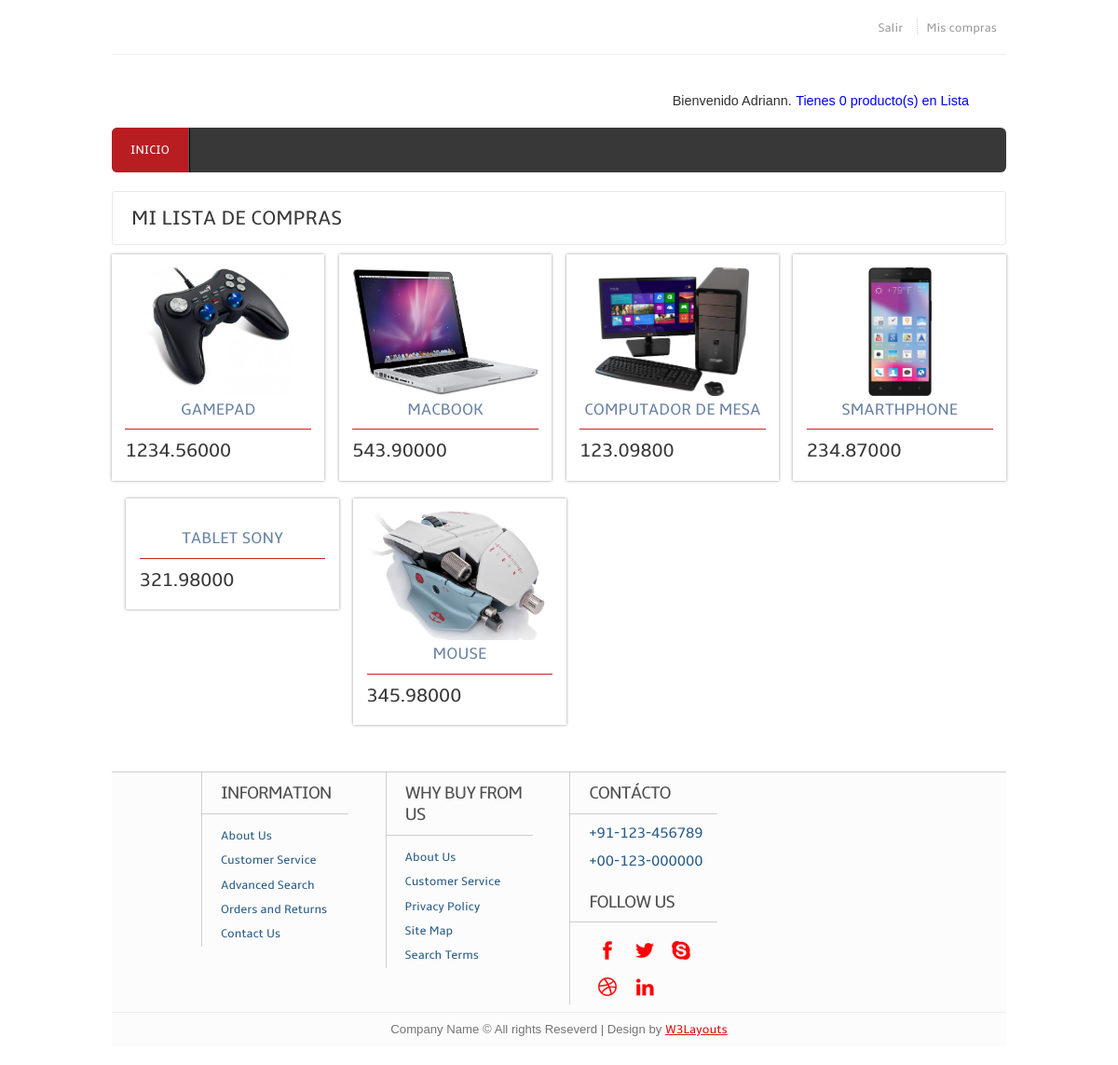
/Mis-compras/ (signed in), run on the app's committed database.
### shopping/apps/principal/models.py (models this page shows, shortened)
class Shop_desc(models.Model):
	user = models.ForeignKey(User, blank = False, null = True)
	product = models.ForeignKey(Product, blank = False, null = True)

class Product(models.Model):
	name = models.CharField(max_length = 30)
	price = models.DecimalField(max_digits = 12, decimal_places = 5)
	type_product = models.ForeignKey(Type_product, blank = False, null = True)
	photo = models.ImageField(upload_to = 'img/product/', blank = True)

### shopping/apps/principal/views.py (the view)
# urls.py: url(r'^Mis-compras/', 'my_shop', name = 'my_shop'),
@login_required(login_url = '/Login')
def my_shop(request):
	title = 'Mi lista de productos'
	product_temp = Shop_temporal.objects.filter(user = request.user)
	shop = Shop_desc.objects.filter(user = request.user)
	return render(request, 'shop/my_shop.html', {'shop': shop, 'product_temp': product_temp, 'title': title})

### shopping/apps/principal/templates/shop/my_shop.html (shortened to what this page needs)
{% extends 'base.html' %}
{% load staticfiles %}
{% block content_nav %}
	{% include 'elements/nav.html' %}
{% endblock content_nav %}
{% block content %}
	<div class="content">
		<div class="content_top">
			<div class="heading">
				<h3>Mi Lista de Compras</h3>
			</div>
		</div>
		<div class="section group">
			{% if shop %}
				{% for shopping in shop %}
				<div class="grid_1_of_4 images_1_of_4">
					<a href="#"><img src="{% static shopping.product.photo %}" alt="" /></a>
					<h2>{{ shopping.product.name }}</h2>
					<div class="price-details">
						<div class="price-number">
							<p><span class="rupees">{{ shopping.product.price }}</span></p>
						</div>
					</div>
				</div>
				{% endfor %}
			{% else %}
				<div class="content txt-center">
					<h1>No tienes productos comprados en lista</h1>
				</div>
			{% endif %}
		</div>
{% endblock content %}

### shopping/apps/principal/templates/elements/nav.html (shortened to what this page needs)
<div class="headertop_desc">
	<div class="account_desc">
		<ul>
			{% if user.is_authenticated %}
			<li><a href="{% url 'logout_user' %}">Salir</a></li>
			<li><a href="{% url 'my_shop' %}">Mis compras</a></li>
			{% else %}
			<li><a href="{% url 'registry' %}">Registrate</a></li>
			<li><a href="{% url 'login_user' %}">Ingresa</a></li>
			{% endif %}
		</ul>
	</div>
</div>
<div class="header_top">
	<div class="cart">
		{% if user.is_authenticated %}
			<p>Bienvenido {{ user.first_name }}.</p>
			<p><a href="{% url 'my_product' %}">Tienes {{ product_temp.count }} producto(s) en Lista</a></p>
		{% endif %}
	</div>
</div>
<div class="header_bottom">
	<div class="menu">
		<ul>
			<li class="active"><a href="{% url 'home' %}">Inicio</a></li>
		</ul>
	</div>
</div>

### shopping/static/css/style.css (style rules this page uses)
html,body,div,span,applet,object,iframe,h1,h2,h3,h4,h5,h6,p,blockquote,pre,a,abbr,acronym,address,big,cite,code,del,dfn,em,img,ins,kbd,q,s,samp,small,strike,strong,sub,sup,tt,var,b,u,i,dl,dt,dd,ol,nav ul,nav li,fieldset,form,label,legend,table,caption,tbody,tfoot,thead,tr,th,td,article,aside,canvas,details,embed,figure,figcaption,footer,header,hgroup,menu,nav,output,ruby,section,summary,time,mark,audio,video { margin:0;padding:0;border:0;font-size:100%;font:inherit;vertical-align:baseline; }
ol,ul { list-style:none;margin:0;padding:0; }
a { text-decoration:none; }
img { max-width:100%; }
body { font-family: Arial, Helvetica, sans-serif; background: #FFF; }
.headertop_desc { padding:20px 0; border-bottom:1px solid #EEE; }
.account_desc { float:right; }
.account_desc li { display:inline; border-left:1px dotted #CCC; }
.account_desc li:first-child { border:none; }
.account_desc li a { font-size:0.823em; color:#9C9C9C; padding:0 10px; font-family: 'ambleregular'; }
.header_top { padding: 20px 0; }
.cart { float:right; position: relative; padding-right:40px; margin-top:20px; }
.cart p { font-size:0.9em; color:#303030; display:inline-block; }
.header_bottom { background: #383838; border-radius: 6px; -webkit-border-radius: 6px; -moz-border-rfadius: 6px; -o-border-radius: 6px; }
.menu { float: left; }
.menu li { float:left; }
.menu li a { font-family: 'ambleregular'; font-size:0.823em; text-transform:uppercase; color: #fff; display:block; padding:16px 20px; border-right: 2px ridge #585858; -webkit-transition: all .9s; -moz-transition: all .9s; -o-transition: all .9s; -ms-transition: all .9s; transition: all .9s; }
.menu li a:hover,.menu li.active a { background:#B81D22; }
.menu li:first-child a { border-radius:6px 0 0 6px; -webkit-border-radius:6px 0 0 6px; -moz-border-rfadius:6px 0 0 6px; -o-border-radius:6px 0 0 6px; }
.content { padding: 20px 0; background: #FFF; }
.content h2 { color: #383838; margin-bottom: 0.5em; font-size: 1.5em; line-height: 1.2; font-family: 'ambleregular'; font-weight: normal; margin-top: 0px; text-transform: uppercase; }
.content_top { padding: 15px 20px; border: 1px solid #EBE8E8; border-radius: 3px; }
.heading { float: left; }
.heading h3 { font-family: 'ambleregular'; font-size:22px; color:#383838; text-transform: uppercase; }
.grid_1_of_4 { display: block; float: left; margin: 1% 0 1% 1.6%; box-shadow: 0px 0px 3px rgb(150, 150, 150); -webkit-box-shadow: 0px 0px 3px rgb(150, 150, 150); -moz-box-shadow: 0px 0px 3px rgb(150, 150, 150); -o-box-shadow: 0px 0px 3px rgb(150, 150, 150); }
.grid_1_of_4:first-child { margin-left: 0; }
.images_1_of_4 { width: 20.8%; padding: 1.5%; text-align: center; position: relative; }
.images_1_of_4 img { width: auto; height: 138px; }
.images_1_of_4 h2 { color:#6A82A4; font-family: 'ambleregular'; font-size:1.1em; font-weight: normal; }
.images_1_of_4 p { font-size: 0.8125em; padding: 0.4em 0; color: #333; }
.price-details { margin-top:10px; border-top:1px solid #CD1F25; }
.price-number { float: left; padding-top: 5px; }
.price-details p span.rupees { font-size:1.6em; font-family: 'ambleregular'; color:#383838; }
.section { clear: both; padding: 0px; margin: 0px; }
.group:before, .group:after { content: ""; display: table; }
.group:after { clear: both; }
.group { zoom: 1; }
.group:before, .group:after { content:""; display:table; }
.group:after { clear:both; }
.group { zoom:1; }

### data on the page
Shop_desc: product.photo (picture), product.name "GAMEPAD", product.price "1234.56000"
Shop_desc: product.photo (picture), product.name "MACBOOK", product.price "543.90000"
Shop_desc: product.photo (picture), product.name "COMPUTADOR DE MESA", product.price "123.09800"
Shop_desc: product.photo (picture), product.name "SMARTHPHONE", product.price "234.87000"
Shop_desc: product.name "TABLET SONY", product.price "321.98000"
Shop_desc: product.photo (picture), product.name "MOUSE", product.price "345.98000"

### other printed values
{{ user.first_name }} "Adriann"
{{ product_temp.count }} "0"
